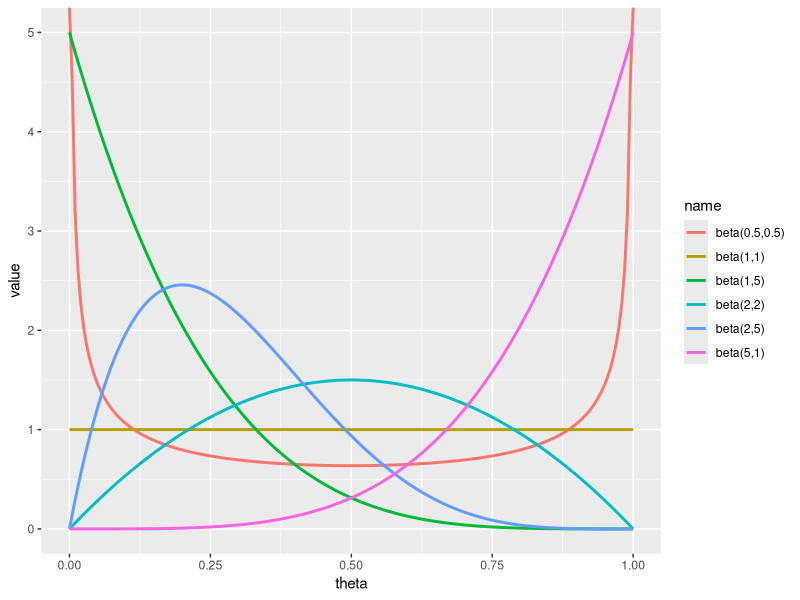

Write the R code that produced this figure. (Note: this script raises an error after producing the figure.)
## ---- chunk 1
knitr::opts_chunk$set(cache=T, message = F, echo=T)
## ---- chunk 2
library(tidyverse)
plot_beta <- tibble(theta=seq(0,1,length.out=200),
                    'beta(1,1)'=dbeta(theta,1,1),
                    'beta(0.5,0.5)'=dbeta(theta,0.5,0.5),
                    'beta(2,2)'=dbeta(theta,2,2),
                    'beta(1,5)'=dbeta(theta,1,5),
                    'beta(5,1)'=dbeta(theta,5,1),
                    'beta(2,5)'=dbeta(theta,2,5))
plot_beta %>% 
  pivot_longer(cols=starts_with('beta')) %>% 
  ggplot(aes(x=theta,y=value)) + 
  geom_line(aes(colour=name), size=1)
## ---- chunk 3
plot_beta <- tibble(theta=seq(0,1,length.out=200),
                    beta1=dbeta(theta,2,20),
                    beta2=dbeta(theta,2,40))
plot_beta %>% 
  pivot_longer(cols=starts_with('beta')) %>% 
  ggplot(aes(x=theta,y=value)) + 
  geom_line(aes(colour=name)) +
  xlab(TeX('$\\theta$')) +
  ylab(TeX('$\\pi(\\theta)$'))
